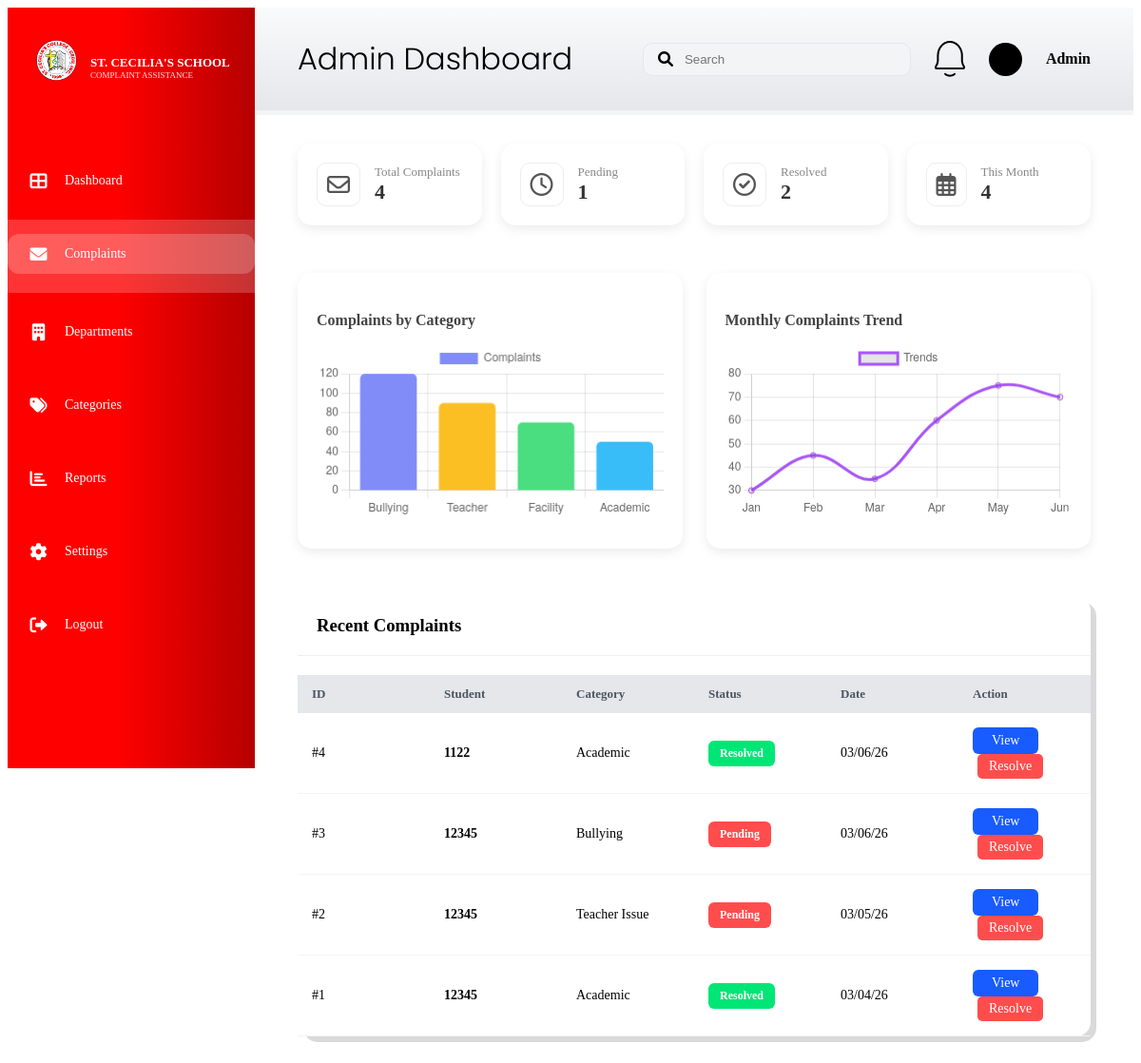
Screenshot of /admin_dashboard (signed in) with the database file from the repository.
### app.py (models this page shows)
class Complaint(db.Model):
    id = db.Column(db.Integer, primary_key=True)
    student_name = db.Column(db.String(100), nullable=False)
    category = db.Column(db.String(50), nullable=False)
    description = db.Column(db.Text, nullable=False)
    status = db.Column(db.String(20), default='Pending')
    date_posted = db.Column(db.String(20), default=lambda: datetime.now().strftime("%m/%d/%y"))

### app.py (the view)
@app.route('/admin_dashboard')
def admin_dashboard_route():
    if session.get('user_role') != 'staff':
        return redirect(url_for('login'))
    try:
        current_month_prefix = datetime.now().strftime("%m/")
        cat_data = db.session.query(
            Complaint.category,
            func.count(Complaint.id)
        ).filter(
            Complaint.date_posted.like(f"{current_month_prefix}%")
        ).group_by(Complaint.category).all()
        cat_labels = [row[0] for row in cat_data]
        cat_values = [row[1] for row in cat_data]
        total = Complaint.query.count()
        pending = Complaint.query.filter_by(status='Pending').count()
        resolved = Complaint.query.filter_by(status='Resolved').count()
        this_month_count = Complaint.query.filter(Complaint.date_posted.like(f"{current_month_prefix}%")).count()
        stats = {'total': total, 'pending': pending, 'resolved': resolved, 'this_month': this_month_count}
        all_complaints = Complaint.query.order_by(Complaint.id.desc()).all()
        trend_values = [Complaint.query.filter(Complaint.date_posted.like(f"{str(i).zfill(2)}/%")).count() for i in range(1, 13)]
        return render_template('admin_dashboard.html',
                               stats=stats,
                               complaints=all_complaints,
                               cat_labels=cat_labels,
                               cat_values=cat_values,
                               trend_values=trend_values)
    except Exception as e:
        return f"Error: {e}"

### templates/admin_dashboard.html (shortened to what this page needs)
<!DOCTYPE html>
<html lang="en">
<head>
    <link rel="stylesheet" href="{{ url_for('static', filename='style.css') }}">
    <link rel="stylesheet" href="https://cdnjs.cloudflare.com/ajax/libs/font-awesome/6.0.0/css/all.min.css">
</head>
<body>
<div class="dashboard-wrapper">
    <aside class="sidebar">
        <div class="sidebar-header">
            <img src="{{ url_for('static', filename='images/logo.png') }}" class="logo">
            <div class="brand">
                <h3>ST. CECILIA'S SCHOOL</h3>
                <p>COMPLAINT ASSISTANCE</p>
            </div>
        </div>
<nav class="nav-menu">
    <ul>
        <li><a href="{{ url_for('admin_dashboard_route') }}"><i class="fas fa-th-large"></i> <span>Dashboard</span></a></li>
        <li class="active">
            <a href="{{ url_for('admin_complaints') }}#complaints-table">
                <i class="fas fa-envelope"></i> <span>Complaints</span>
            </a>
        </li>
        <li><a href="#"><i class="fas fa-building"></i> <span>Departments</span></a></li>
        <li><a href="#"><i class="fas fa-tags"></i> <span>Categories</span></a></li>
        <li><a href="#"><i class="fas fa-chart-bar"></i> <span>Reports</span></a></li>
        <li><a href="#"><i class="fas fa-cog"></i> <span>Settings</span></a></li>
        <li class="logout"><a href="{{ url_for('logout') }}"><i class="fas fa-sign-out-alt"></i> <span>Logout</span></a></li>
    </ul>
</nav>
    </aside>
    <main class="main-panel">
        <header class="top-header">
            <div class="Home"><h2>Admin Dashboard</h2></div>
            <div class="header-right">
                <div class="search-bar"><i class="fas fa-search"></i><input type="text" placeholder="Search"></div>
                <img src="{{ url_for('static', filename='images/notifbell.png') }}" class="custom-bell">
                <div class="user-meta">
                    <div class="admin-avatar" style="width:35px; height:35px; background:#000; border-radius:50%;"></div>
                    <span style="font-weight:600; margin-left:10px;">Admin</span>
                </div>
            </div>
        </header>
        <div class="dashboard-content-wrapper" style="padding: 25px 40px;">
            <div class="admin-stat-row">
                <div class="admin-card">
                    <i class="far fa-envelope"></i>
                    <div class="info"><p>Total Complaints</p><h3>{{ stats.total }}</h3></div>
                </div>
                <div class="admin-card">
                    <i class="far fa-clock"></i>
                    <div class="info"><p>Pending</p><h3>{{ stats.pending }}</h3></div>
                </div>
                <div class="admin-card">
                    <i class="far fa-check-circle"></i>
                    <div class="info"><p>Resolved</p><h3>{{ stats.resolved }}</h3></div>
                </div>
                <div class="admin-card">
                    <i class="far fa-calendar-alt"></i>
                    <div class="info"><p>This Month</p><h3>{{ stats.this_month }}</h3></div>
                </div>
            </div>
            <div class="charts-container">
                <div class="chart-box">
                    <h4>Complaints by Category</h4>
                    <canvas id="categoryChart"></canvas>
                </div>
                <div class="chart-box">
                    <h4>Monthly Complaints Trend</h4>
                    <canvas id="trendChart"></canvas>
                </div>
            </div>
            <div class="table-container" style="background: white; border-radius: 15px; box-shadow: 0 4px 12px rgba(0,0,0,0.08);">
                <div class="table-header" style="padding: 20px; border-bottom: 1px solid #eee;">
                    <h3 style="margin:0;">Recent Complaints</h3>
                </div>
                <table style="width: 100%; border-collapse: collapse;">
                    <thead>
                        <tr style="background: #f8f9fa; text-align: left;">
                            <th style="padding: 15px;">ID</th>
                            <th style="padding: 15px;">Student</th>
                            <th style="padding: 15px;">Category</th>
                            <th style="padding: 15px;">Status</th>
                            <th style="padding: 15px;">Date</th>
                            <th style="padding: 15px;">Action</th>
                        </tr>
                    </thead>
                   <tbody>
    {% for complaint in complaints %}
    <tr style="border-bottom: 1px solid #eee;">
        <td style="padding: 15px;">#{{ complaint.id }}</td>
        <td style="padding: 15px;"><strong>{{ complaint.student_name }}</strong></td>
        <td style="padding: 15px;">{{ complaint.category }}</td>
        <td style="padding: 15px;">
            <span class="status-pill {{ (complaint.status or 'pending').lower() }}">
                {{ complaint.status or 'Pending' }}
            </span>
        </td>
        <td style="padding: 15px;">{{ complaint.date_posted }}</td>
        <td style="padding: 15px;">
            <a href="{{ url_for('admin_complaints_review', id=complaint.id) }}" class="btn-view" style="text-decoration: none; display: inline-block;">View</a>
            <a href="{{ url_for('resolve_complaint', id=complaint.id) }}" class="btn-resolve" style="text-decoration: none; display: inline-block;">Resolve</a>
        </td>
    </tr>
    {% endfor %}
</tbody>
                </table>
            </div>
        </div>
    </main>
</div>
<script>
    const ctx1 = document.getElementById('categoryChart').getContext('2d');
    new Chart(ctx1, {
        type: 'bar',
        data: {
            labels: ['Bullying', 'Teacher', 'Facility', 'Academic'],
            datasets: [{ label: 'Complaints', data: [120, 90, 70, 50], backgroundColor: ['#818cf8', '#fbbf24', '#4ade80', '#38bdf8'], borderRadius: 5 }]
        }
    });
    const ctx2 = document.getElementById('trendChart').getContext('2d');
    new Chart(ctx2, {
        type: 'line',
        data: {
            labels: ['Jan', 'Feb', 'Mar', 'Apr', 'May', 'Jun'],
            datasets: [{ label: 'Trends', data: [30, 45, 35, 60, 75, 70], borderColor: '#a855f7', tension: 0.4, fill: false }]
        }
    });
</script>
</body>
</html>

### templates/admin_dashboard.html (style rules this page uses)
.admin-stat-row { display: grid; grid-template-columns: repeat(4, 1fr); gap: 20px; margin-bottom: 25px; }
.admin-card { background: white; padding: 20px; border-radius: 15px; box-shadow: 0 4px 12px rgba(0,0,0,0.08); display: flex; align-items: center; gap: 15px; }
.admin-card i { font-size: 24px; color: #555; padding: 10px; border: 1px solid #eee; border-radius: 10px; }
.admin-card .info p { font-size: 13px; color: #888; margin: 0; }
.admin-card .info h3 { font-size: 22px; margin: 0; color: #333; }
.charts-container { display: grid; grid-template-columns: 1fr 1fr; gap: 25px; margin-bottom: 25px; }
.chart-box { background: white; padding: 20px; border-radius: 15px; box-shadow: 0 4px 12px rgba(0,0,0,0.08); min-height: 250px; }
.chart-box h4 { margin-bottom: 15px; font-size: 16px; color: #444; }
.btn-view { background: #007bff; color: white; border: none; padding: 5px 12px; border-radius: 5px; cursor: pointer; }
.btn-resolve { background: #ff4d4d; color: white; border: none; padding: 5px 12px; border-radius: 5px; cursor: pointer; margin-left: 5px; }

### rows the page displays
Complaint: id "4", student_name "1122", category "Academic", status "Resolved", date_posted "03/06/26"
Complaint: id "3", student_name "12345", category "Bullying", status "Pending", date_posted "03/06/26"
Complaint: id "2", student_name "12345", category "Teacher Issue", status "Pending", date_posted "03/05/26"
Complaint: id "1", student_name "12345", category "Academic", status "Resolved", date_posted "03/04/26"

### other values shown
{{ stats.total }} "4"
{{ stats.pending }} "1"
{{ stats.resolved }} "2"
{{ stats.this_month }} "4"
